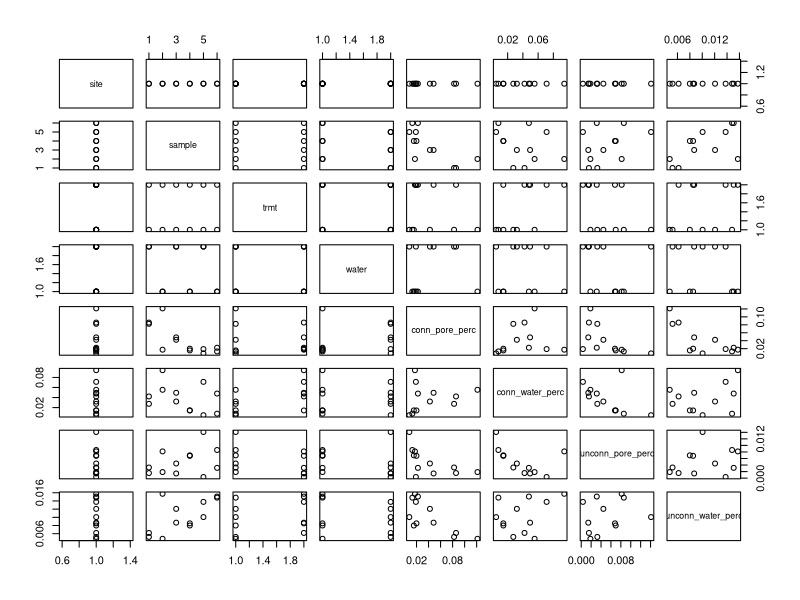
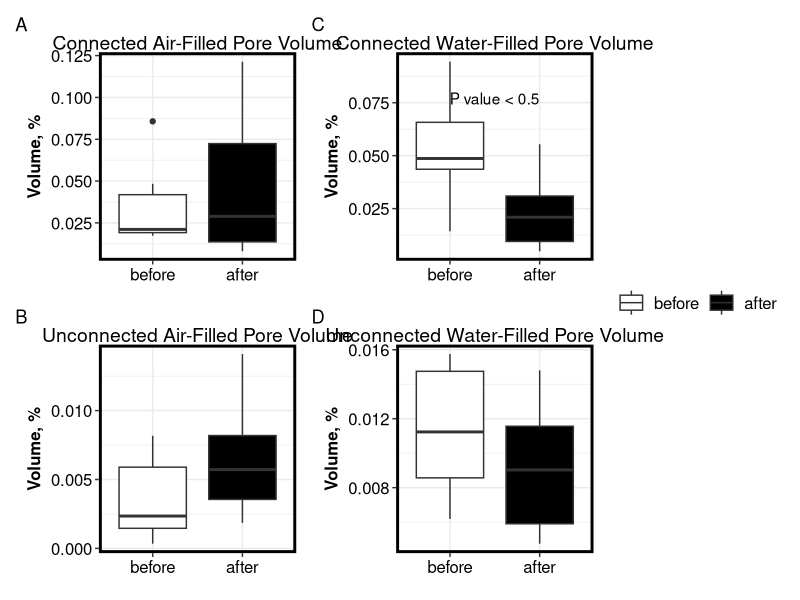
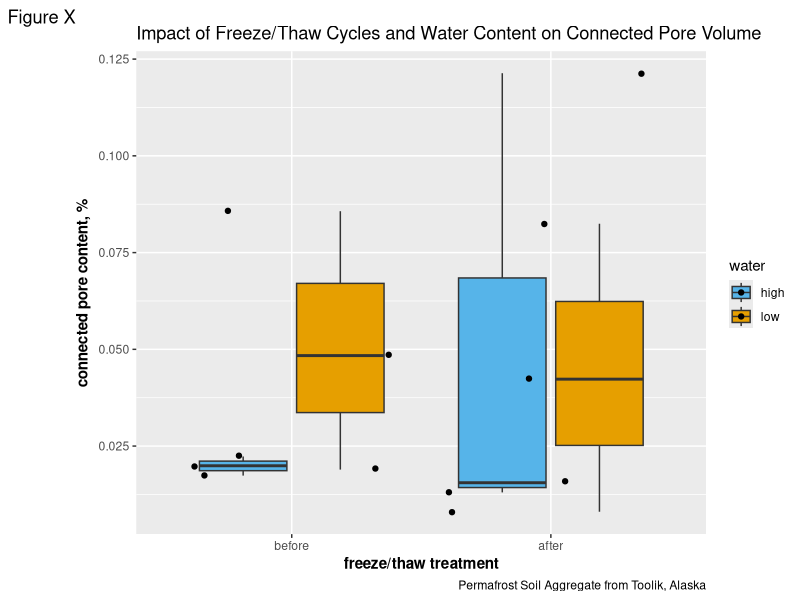
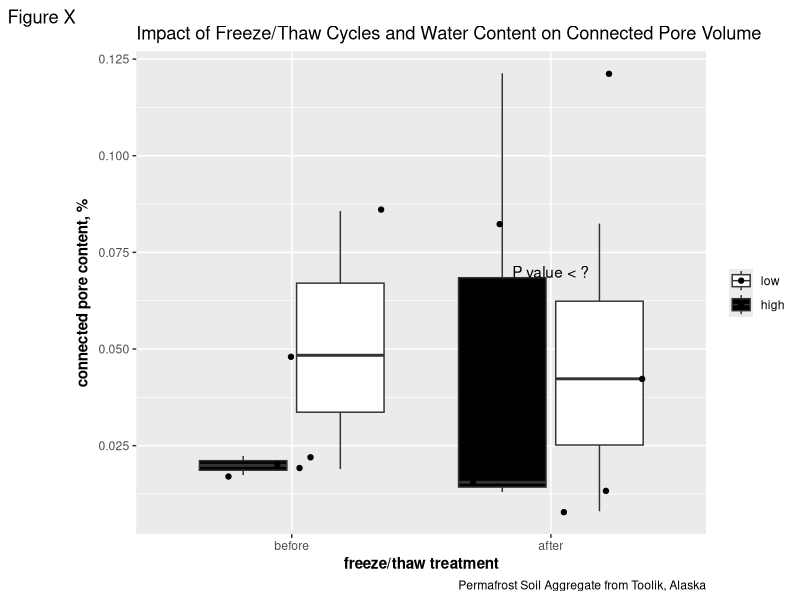
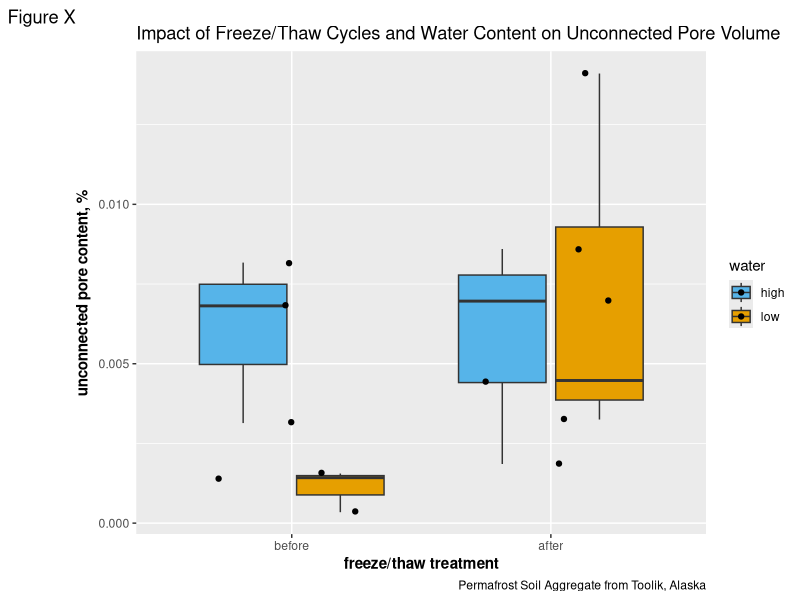
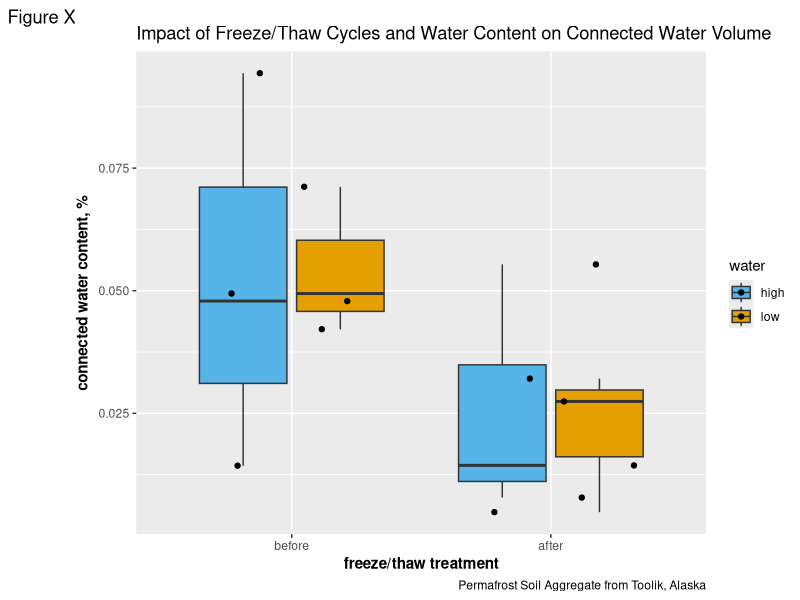
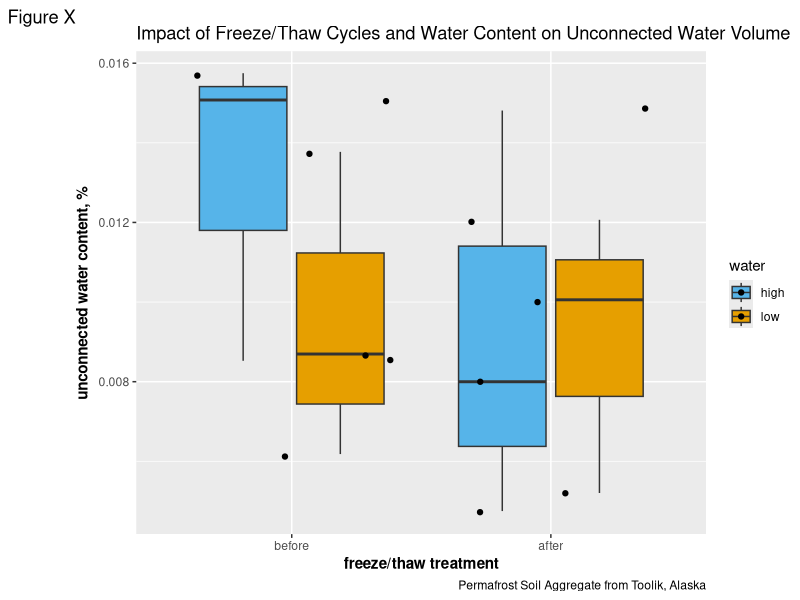

These charts were generated, in order, by the following R code: (Note: this script raises an error after producing the figures.)
# Erin Rooney
# Aug 5 2020
# conn vs unconn pore volumes

# Load CSV ---------------------------------------------------------------------

conn_csv = read.csv("processed/conn_unconn_aug52020.csv") 
level_order <- c('before', 'after')
plot(conn_csv)

# Load packages ---------------------------------------------------------------------


library(ggplot2)
library(dplyr)
library(stats)
library(base)

# Create Rep and Site Data frames ---------------------------------------------------------------------


rep_1 = conn_csv[conn_csv$sample=="40_50_16",]
rep_2 = conn_csv[conn_csv$sample=="41_50_28",]
rep_3 = conn_csv[conn_csv$sample=="40_50_28",]
rep_4 = conn_csv[conn_csv$sample=="28_38_28",]
rep_5 = conn_csv[conn_csv$sample=="28_38_12",]
rep_6 = conn_csv[conn_csv$sample=="41_50_16",]

tool = conn_csv[conn_csv$site=="tool",]
low = conn_csv[conn_csv$water=="low",]
high = conn_csv[conn_csv$water=="high",]

# ggplot set up----------------------------------------------------------------
theme_er <- function() {  # this for all the elements common across plots
  theme_bw() %+replace%
    theme(legend.position = "top",
          legend.key=element_blank(),
          legend.title = element_blank(),
          legend.text = element_text(size = 12),
          legend.key.size = unit(1.5, 'lines'),
          panel.border = element_rect(color="black",size=2, fill = NA),
          
          plot.title = element_text(hjust = 0.5, size = 14),
          plot.subtitle = element_text(hjust = 0.5, size = 12, lineheight = 1.5),
          axis.text = element_text(size = 12, color = "black"),
          axis.title = element_text(size = 12, face = "bold", color = "black"),
          
          # formatting for facets
          panel.background = element_blank(),
          strip.background = element_rect(colour="white", fill="white"), #facet formatting
          panel.spacing.x = unit(1.5, "lines"), #facet spacing for x axis
          panel.spacing.y = unit(1.5, "lines"), #facet spacing for x axis
          strip.text.x = element_text(size=12, face="bold"), #facet labels
          strip.text.y = element_text(size=12, face="bold", angle = 270) #facet labels
    )
}
# ggplots ---------------------------------------------------------------------

b1 = ggplot(tool, aes(x=factor(trmt,level_order), y=conn_pore_perc, fill=trmt)) + geom_boxplot() +
  labs (title = "Connected Air-Filled Pore Volume",
        # caption = "Permafrost Soil Aggregate from Toolik, Alaska",
        tag = "A",
        x = expression (bold (" ")),
        y = expression (bold ("Volume, %"))) + 
  theme_er() +
  scale_fill_manual(values=c("Black", "White")) +
  # annotate("text", x = 2.25, y = 0.070, label = "P value < 0.5") +
  guides(fill = guide_legend(reverse = TRUE, title = NULL))


b2 = ggplot(tool, aes(x=factor(trmt,level_order), y=unconn_pore_perc, fill=trmt)) + geom_boxplot() +
  labs (title = "Unconnected Air-Filled Pore Volume",
        #caption = "Permafrost Soil Aggregate from Toolik, Alaska",
        tag = "B",
        x = expression (bold (" ")),
        y = expression (bold ("Volume, %"))) +
        theme_er() +
        scale_fill_manual(values=c("Black", "White")) +
        # annotate("text", x = 2.25, y = 0.070, label = "P value < 0.5") +
        guides(fill = guide_legend(reverse = TRUE, title = NULL))

b3 = ggplot(tool, aes(x=factor(trmt,level_order), y=conn_water_perc, fill=trmt)) + geom_boxplot() +
  labs (title = "Connected Water-Filled Pore Volume",
        # caption = "Permafrost Soil Aggregate from Toolik, Alaska",
        tag = "C",
        x = expression (bold (" ")),
        y = expression (bold ("Volume, %"))) + 
  theme_er() +
  scale_fill_manual(values=c("Black", "White")) +
  annotate("text", x = 1.5, y = 0.077, label = "P value < 0.5") +
  guides(fill = guide_legend(reverse = TRUE, title = NULL))


b4 = ggplot(tool, aes(x=factor(trmt,level_order), y=unconn_water_perc, fill=trmt)) + geom_boxplot() +
  labs (title = "Unconnected Water-Filled Pore Volume",
        #caption = "Permafrost Soil Aggregate from Toolik, Alaska",
        tag = "D",
        x = expression (bold (" ")),
        y = expression (bold ("Volume, %"))) + 
  theme_er() +
  scale_fill_manual(values=c("Black", "White")) +
  # annotate("text", x = 2.25, y = 0.070, label = "P value < 0.5") +
  guides(fill = guide_legend(reverse = TRUE, title = NULL))


library(patchwork)
b1+b3+b2+b4+ #combines the two plots
  plot_layout(guides = "collect") # sets a common legend







# Older ggplots ---------------------------------------------------------------------


p<-ggplot(tool, aes(x=factor(trmt,level_order), y=conn_pore_perc, fill=water)) + geom_boxplot() + geom_jitter() +
  labs (title = "Impact of Freeze/Thaw Cycles and Water Content on Connected Pore Volume",
        caption = "Permafrost Soil Aggregate from Toolik, Alaska",
        tag = "Figure X",
        x = expression (bold ("freeze/thaw treatment")),
        y = expression (bold ("connected pore content, %"))) 
        
p + scale_fill_manual(values=c("#56B4E9", "#E69F00"))





p<-ggplot(tool, aes(x=factor(trmt,level_order), y=conn_pore_perc, fill=water)) + geom_boxplot() + geom_jitter() +
  labs (title = "Impact of Freeze/Thaw Cycles and Water Content on Connected Pore Volume",
        caption = "Permafrost Soil Aggregate from Toolik, Alaska",
        tag = "Figure X",
        x = expression (bold ("freeze/thaw treatment")),
        y = expression (bold ("connected pore content, %"))) 

p + scale_fill_manual(values=c("Black", "White")) +
  annotate("text", x = 2, y = 0.070, label = "P value < ?") +
  guides(fill = guide_legend(reverse = TRUE, title = NULL)) 



p<-ggplot(tool, aes(x=factor(trmt,level_order), y=unconn_pore_perc, fill=water)) + geom_boxplot() + geom_jitter() +
  labs (title = "Impact of Freeze/Thaw Cycles and Water Content on Unconnected Pore Volume",
        caption = "Permafrost Soil Aggregate from Toolik, Alaska",
        tag = "Figure X",
        x = expression (bold ("freeze/thaw treatment")),
        y = expression (bold ("unconnected pore content, %"))) 

p + scale_fill_manual(values=c("#56B4E9", "#E69F00"))


p<-ggplot(tool, aes(x=factor(trmt,level_order), y=conn_water_perc, fill=water)) + geom_boxplot() + geom_jitter() +
  labs (title = "Impact of Freeze/Thaw Cycles and Water Content on Connected Water Volume",
        caption = "Permafrost Soil Aggregate from Toolik, Alaska",
        tag = "Figure X",
        x = expression (bold ("freeze/thaw treatment")),
        y = expression (bold ("connected water content, %"))) 

p + scale_fill_manual(values=c("#56B4E9", "#E69F00"))



p<-ggplot(tool, aes(x=factor(trmt,level_order), y=unconn_water_perc, fill=water)) + geom_boxplot() + geom_jitter() +
  labs (title = "Impact of Freeze/Thaw Cycles and Water Content on Unconnected Water Volume",
        caption = "Permafrost Soil Aggregate from Toolik, Alaska",
        tag = "Figure X",
        x = expression (bold ("freeze/thaw treatment")),
        y = expression (bold ("unconnected water content, %"))) 

p + scale_fill_manual(values=c("#56B4E9", "#E69F00"))




# AOV ---------------------------------------------------------------------

conn_aov1 = aov(tool, conn_water_perc ~ trmt)
summary(conn_aov1)

#correct anova
conn.aov <- aov(conn_water_perc ~ trmt, data = tool)
summary.aov(conn.aov)

conn_aov2 = aov(data = tool, unconn_pore_perc ~ trmt)
summary(conn_aov2)

conn_aov3 = aov(data = tool, conn_water_perc ~ trmt)
summary(conn_aov3)

conn_aov4 = aov(data = tool, unconn_water_perc ~ trmt)
summary(conn_aov4)

conn_aov1 = aov(data = tool, conn_pore_perc ~ trmt*water)
summary(conn_aov1)

conn_aov2 = aov(data = tool, unconn_pore_perc ~ trmt*water)
summary(conn_aov2)

conn_aov3 = aov(data = tool, conn_water_perc ~ trmt*water)
summary(conn_aov3)

conn_aov4 = aov(data = tool, unconn_water_perc ~ trmt*water)
summary(conn_aov4)

# Stray Code ---------------------------------------------------------------------

#p + scale_fill_manual(values=c("#00FFFF", "#996633"))